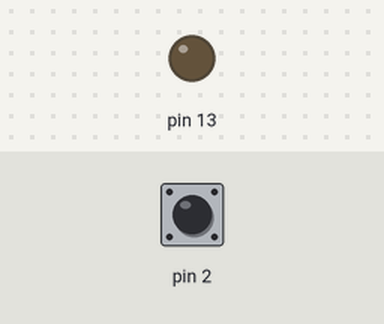
This sketch was run on a simulated Arduino Uno, built with avr-gcc and run on an emulated ATmega328P. Parts: output pins drawn as LEDs (lit = HIGH). The inputs (shaded band) are chosen by the test bench; at power-on: pin 2 HIGH.

Above: at 1.2 s.
1.3 s: pin 2 pulled LOW for 0.15 s
At 1.37 s:
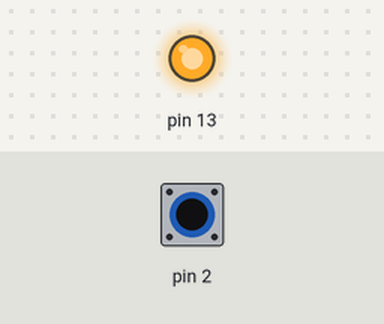
2.9 s: pin 2 pulled LOW for 3.2 s
At 7.4 s:
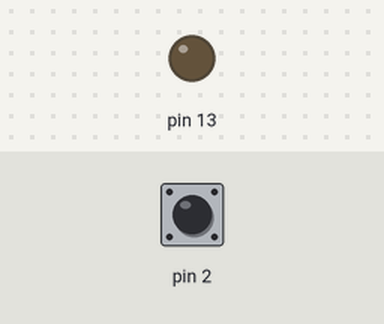
Timing chart, 0 to 8.9 s (numbered marks = the images above; inputs shaded):
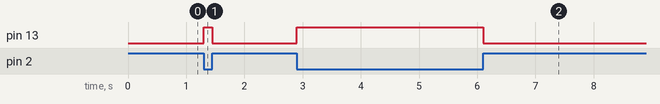

Measured:
- after the input at 1.3 s, pin 13: LOW → HIGH at once, → LOW 0.15 s later
- after the input at 2.9 s, pin 13: LOW → HIGH at once, → LOW 3.2 s later

The sketch:

Button.ino
```cpp
void setup()
{
  pinMode(2, INPUT_PULLUP);   //내부 풀업 저항을 사용하는 버튼 입력

  pinMode(13, OUTPUT);    //13번 핀을 출력으로 설정
  digitalWrite(13, LOW);  //LED는 꺼진 상태로 시작
}

void loop()
{
  if(digitalRead(2))
    digitalWrite(13, LOW); //LED 끄기
  else
    digitalWrite(13, HIGH); //LED켜기

}
```
